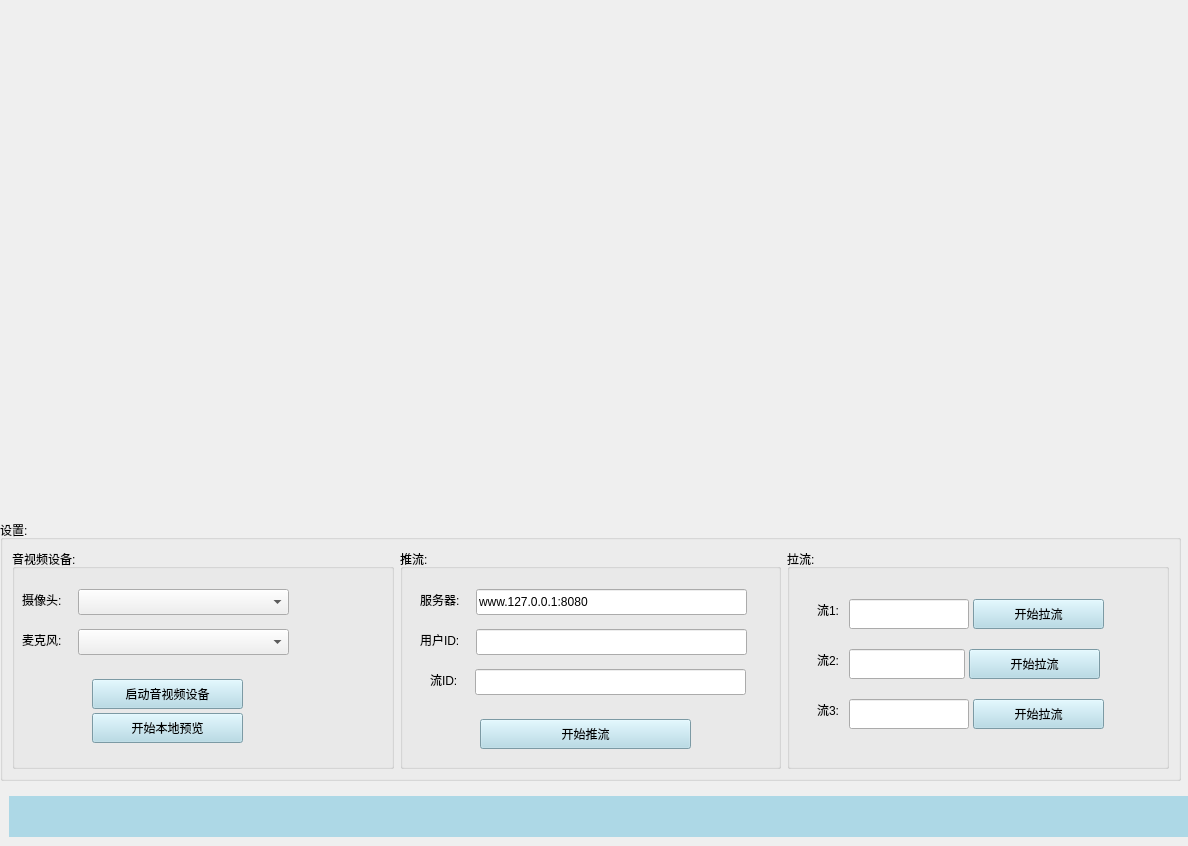
<?xml version="1.0" encoding="UTF-8"?>
<ui version="4.0">
 <class>mRTCClient</class>
 <widget class="QWidget" name="mRTCClient">
  <property name="geometry">
   <rect>
    <x>0</x>
    <y>0</y>
    <width>1188</width>
    <height>846</height>
   </rect>
  </property>
  <property name="windowTitle">
   <string/>
  </property>
  <widget class="QWidget" name="buttom_status" native="true">
   <property name="geometry">
    <rect>
     <x>9</x>
     <y>796</y>
     <width>1417</width>
     <height>41</height>
    </rect>
   </property>
   <property name="styleSheet">
    <string notr="true">background-color: lightblue;</string>
   </property>
   <widget class="QLabel" name="status_tip1">
    <property name="geometry">
     <rect>
      <x>40</x>
      <y>20</y>
      <width>66</width>
      <height>18</height>
     </rect>
    </property>
    <property name="text">
     <string/>
    </property>
   </widget>
   <widget class="QLabel" name="status_tip2">
    <property name="geometry">
     <rect>
      <x>130</x>
      <y>20</y>
      <width>66</width>
      <height>18</height>
     </rect>
    </property>
    <property name="text">
     <string/>
    </property>
   </widget>
   <widget class="QLabel" name="status_tip3">
    <property name="geometry">
     <rect>
      <x>220</x>
      <y>30</y>
      <width>66</width>
      <height>18</height>
     </rect>
    </property>
    <property name="text">
     <string/>
    </property>
   </widget>
  </widget>
  <widget class="QGroupBox" name="middle_setting">
   <property name="geometry">
    <rect>
     <x>0</x>
     <y>520</y>
     <width>1181</width>
     <height>261</height>
    </rect>
   </property>
   <property name="title">
    <string>设置:</string>
   </property>
   <layout class="QHBoxLayout" name="horizontalLayout">
    <item>
     <widget class="QGroupBox" name="middle_groupBox_1">
      <property name="title">
       <string>音视频设备:</string>
      </property>
      <widget class="QLabel" name="label_cam">
       <property name="geometry">
        <rect>
         <x>10</x>
         <y>40</y>
         <width>49</width>
         <height>22</height>
        </rect>
       </property>
       <property name="text">
        <string>摄像头:</string>
       </property>
      </widget>
      <widget class="QComboBox" name="cam_devices">
       <property name="geometry">
        <rect>
         <x>66</x>
         <y>40</y>
         <width>211</width>
         <height>26</height>
        </rect>
       </property>
      </widget>
      <widget class="QLabel" name="label_mic">
       <property name="geometry">
        <rect>
         <x>10</x>
         <y>80</y>
         <width>49</width>
         <height>22</height>
        </rect>
       </property>
       <property name="text">
        <string>麦克风:</string>
       </property>
      </widget>
      <widget class="QComboBox" name="mic_devices">
       <property name="geometry">
        <rect>
         <x>66</x>
         <y>80</y>
         <width>211</width>
         <height>26</height>
        </rect>
       </property>
      </widget>
      <widget class="QPushButton" name="btn_devices">
       <property name="geometry">
        <rect>
         <x>80</x>
         <y>130</y>
         <width>151</width>
         <height>30</height>
        </rect>
       </property>
       <property name="styleSheet">
        <string notr="true">background-color: lightblue;</string>
       </property>
       <property name="text">
        <string>启动音视频设备</string>
       </property>
      </widget>
      <widget class="QPushButton" name="btn_preview">
       <property name="geometry">
        <rect>
         <x>80</x>
         <y>164</y>
         <width>151</width>
         <height>30</height>
        </rect>
       </property>
       <property name="styleSheet">
        <string notr="true">background-color: lightblue;</string>
       </property>
       <property name="text">
        <string>开始本地预览</string>
       </property>
      </widget>
     </widget>
    </item>
    <item>
     <widget class="QGroupBox" name="middle_groupBox_2">
      <property name="title">
       <string>推流: </string>
      </property>
      <widget class="QLabel" name="label_server_url">
       <property name="geometry">
        <rect>
         <x>20</x>
         <y>40</y>
         <width>49</width>
         <height>22</height>
        </rect>
       </property>
       <property name="text">
        <string>服务器:</string>
       </property>
      </widget>
      <widget class="QLineEdit" name="edit_server_url">
       <property name="geometry">
        <rect>
         <x>76</x>
         <y>40</y>
         <width>271</width>
         <height>26</height>
        </rect>
       </property>
       <property name="text">
        <string>www.127.0.0.1:8080</string>
       </property>
      </widget>
      <widget class="QLabel" name="label_uid">
       <property name="geometry">
        <rect>
         <x>20</x>
         <y>80</y>
         <width>49</width>
         <height>22</height>
        </rect>
       </property>
       <property name="text">
        <string>用户ID:</string>
       </property>
      </widget>
      <widget class="QLineEdit" name="edit_uid">
       <property name="geometry">
        <rect>
         <x>76</x>
         <y>80</y>
         <width>271</width>
         <height>26</height>
        </rect>
       </property>
      </widget>
      <widget class="QLabel" name="label_streamid">
       <property name="geometry">
        <rect>
         <x>30</x>
         <y>120</y>
         <width>34</width>
         <height>22</height>
        </rect>
       </property>
       <property name="text">
        <string>流ID:</string>
       </property>
      </widget>
      <widget class="QLineEdit" name="edit_streamid">
       <property name="geometry">
        <rect>
         <x>75</x>
         <y>120</y>
         <width>271</width>
         <height>26</height>
        </rect>
       </property>
      </widget>
      <widget class="QPushButton" name="btn_start_push">
       <property name="geometry">
        <rect>
         <x>80</x>
         <y>170</y>
         <width>211</width>
         <height>30</height>
        </rect>
       </property>
       <property name="styleSheet">
        <string notr="true">background-color: lightblue;</string>
       </property>
       <property name="text">
        <string>开始推流</string>
       </property>
      </widget>
     </widget>
    </item>
    <item>
     <widget class="QGroupBox" name="middle_groupBox_3">
      <property name="title">
       <string>拉流: </string>
      </property>
      <widget class="QLabel" name="label_pull_streamid_1">
       <property name="geometry">
        <rect>
         <x>30</x>
         <y>50</y>
         <width>28</width>
         <height>22</height>
        </rect>
       </property>
       <property name="text">
        <string>流1:</string>
       </property>
      </widget>
      <widget class="QLabel" name="label_pull_streamid_2">
       <property name="geometry">
        <rect>
         <x>30</x>
         <y>100</y>
         <width>28</width>
         <height>22</height>
        </rect>
       </property>
       <property name="text">
        <string>流2:</string>
       </property>
      </widget>
      <widget class="QLineEdit" name="edit_pull_stream_1">
       <property name="geometry">
        <rect>
         <x>62</x>
         <y>50</y>
         <width>120</width>
         <height>30</height>
        </rect>
       </property>
      </widget>
      <widget class="QLineEdit" name="edit_pull_stream_2">
       <property name="geometry">
        <rect>
         <x>62</x>
         <y>100</y>
         <width>116</width>
         <height>30</height>
        </rect>
       </property>
      </widget>
      <widget class="QPushButton" name="btn_start_pull_1">
       <property name="geometry">
        <rect>
         <x>186</x>
         <y>50</y>
         <width>131</width>
         <height>30</height>
        </rect>
       </property>
       <property name="styleSheet">
        <string notr="true">background-color: lightblue;</string>
       </property>
       <property name="text">
        <string>开始拉流</string>
       </property>
      </widget>
      <widget class="QPushButton" name="btn_start_pull_2">
       <property name="geometry">
        <rect>
         <x>182</x>
         <y>100</y>
         <width>131</width>
         <height>30</height>
        </rect>
       </property>
       <property name="styleSheet">
        <string notr="true">background-color: lightblue;</string>
       </property>
       <property name="text">
        <string>开始拉流</string>
       </property>
      </widget>
      <widget class="QLabel" name="label_pull_streamid_3">
       <property name="geometry">
        <rect>
         <x>30</x>
         <y>150</y>
         <width>28</width>
         <height>22</height>
        </rect>
       </property>
       <property name="text">
        <string>流3:</string>
       </property>
      </widget>
      <widget class="QPushButton" name="btn_start_pull_3">
       <property name="geometry">
        <rect>
         <x>186</x>
         <y>150</y>
         <width>131</width>
         <height>30</height>
        </rect>
       </property>
       <property name="styleSheet">
        <string notr="true">background-color: lightblue;</string>
       </property>
       <property name="text">
        <string>开始拉流</string>
       </property>
      </widget>
      <widget class="QLineEdit" name="edit_pull_stream_3">
       <property name="geometry">
        <rect>
         <x>62</x>
         <y>150</y>
         <width>120</width>
         <height>30</height>
        </rect>
       </property>
      </widget>
     </widget>
    </item>
   </layout>
  </widget>
  <widget class="QWidget" name="top_video" native="true">
   <property name="geometry">
    <rect>
     <x>0</x>
     <y>10</y>
     <width>1171</width>
     <height>511</height>
    </rect>
   </property>
  </widget>
  <widget class="QSplitter" name="splitter_7">
   <property name="geometry">
    <rect>
     <x>0</x>
     <y>0</y>
     <width>0</width>
     <height>0</height>
    </rect>
   </property>
   <property name="orientation">
    <enum>Qt::Orientation::Vertical</enum>
   </property>
  </widget>
 </widget>
 <resources/>
 <connections/>
</ui>
